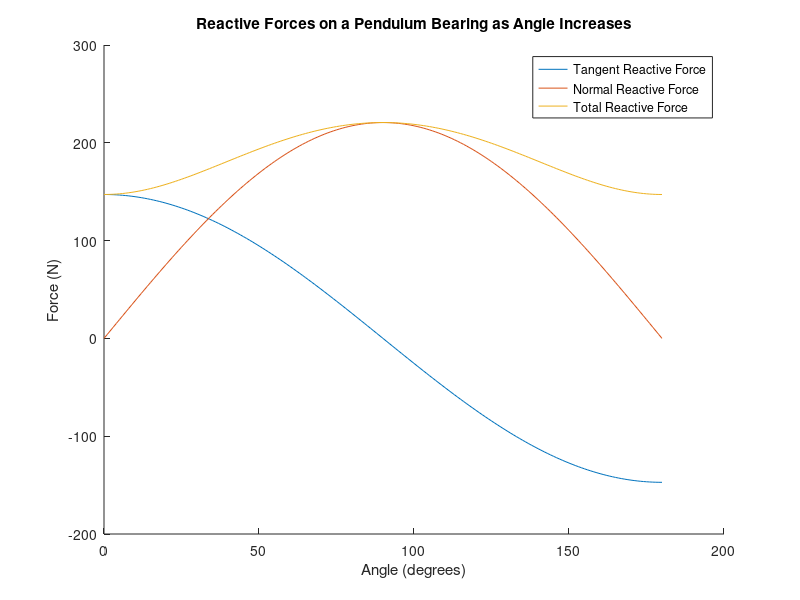

Write MATLAB code to recreate this figure.
m = 7.5;
k = 0.295;
g = 9.81;
theta = 0:180;

tangentO = 2 .* m .* g .* cosd(theta);
normalO = 3 .* m .* g .* sind(theta);
totalO = sqrt(tangentO.^2 + normalO.^2);

hold on;

plot(theta, tangentO);
plot(theta, normalO);
plot(theta, totalO);
title("Reactive Forces on a Pendulum Bearing as Angle Increases");
xlabel("Angle (degrees)");
ylabel("Force (N)");
legend("Tangent Reactive Force","Normal Reactive Force","Total Reactive Force", "Location", "best");

hold off;
